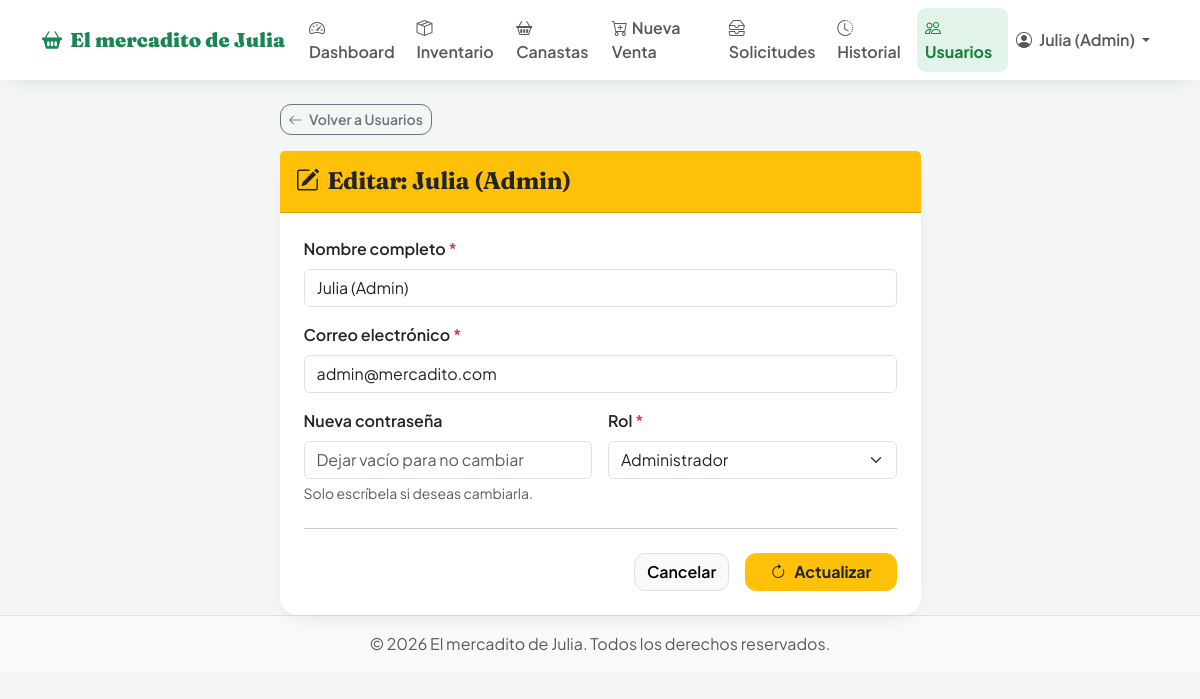
Screenshot of /modulos/usuarios/editar.php?id=2 (signed in) with the database file from the repository.
### tables this page shows
CREATE TABLE `usuarios` (
  `id` int(11) NOT NULL AUTO_INCREMENT,
  `nombre` varchar(100) NOT NULL,
  `correo` varchar(100) NOT NULL,
  `password` varchar(255) NOT NULL,
  `rol` varchar(20) NOT NULL DEFAULT 'vendedor',
  `creado_en` timestamp NOT NULL DEFAULT current_timestamp(),
  PRIMARY KEY (`id`),
  UNIQUE KEY `correo` (`correo`)
);

### modulos/usuarios/editar.php (the view, shortened to what this page needs)
<?php
require_once '../../config/conexion.php';
$id = (int)$_GET['id'];
try {
    $stmt = $pdo->prepare("SELECT id, nombre, correo, rol FROM usuarios WHERE id = :id");
    $stmt->execute([':id' => $id]);
    $usuario = $stmt->fetch();
} catch (\PDOException $e) {
    morir_con_error('usuarios.editar.cargar', $e);
}
require_once '../../includes/header.php';
?>
<div class="row justify-content-center">
    <div class="col-md-7">
        <div class="mb-3">
            <a href="index.php" class="btn btn-sm btn-outline-secondary">
                <i class="bi bi-arrow-left me-1"></i> Volver a Usuarios
            </a>
        </div>
        <div class="card shadow-sm border-0">
            <div class="card-header bg-warning text-dark py-3">
                <h4 class="mb-0 fw-bold"><i class="bi bi-pencil-square me-2"></i>Editar: <?= htmlspecialchars($usuario['nombre']); ?></h4>
            </div>
            <div class="card-body p-4">
                <form method="POST" action="editar.php?id=<?= $id; ?>">
                    <div class="mb-3">
                        <label class="form-label fw-semibold">Nombre completo <span class="text-danger">*</span></label>
                        <input type="text" class="form-control" name="nombre" value="<?= htmlspecialchars($usuario['nombre']); ?>" required>
                    </div>
                    <div class="mb-3">
                        <label class="form-label fw-semibold">Correo electrónico <span class="text-danger">*</span></label>
                        <input type="email" class="form-control" name="correo" value="<?= htmlspecialchars($usuario['correo']); ?>" required>
                    </div>
                    <div class="row g-3">
                        <div class="col-md-6">
                            <label class="form-label fw-semibold">Nueva contraseña</label>
                            <input type="password" class="form-control" name="password" minlength="6" placeholder="Dejar vacío para no cambiar">
                            <div class="form-text">Solo escríbela si deseas cambiarla.</div>
                        </div>
                        <div class="col-md-6">
                            <label class="form-label fw-semibold">Rol <span class="text-danger">*</span></label>
                            <select class="form-select" name="rol" required>
                                <option value="admin" <?= $usuario['rol'] === 'admin' ? 'selected' : ''; ?>>Administrador</option>
                            </select>
                        </div>
                    </div>
                    <hr class="my-4">
                    <div class="d-grid gap-2 d-md-flex justify-content-md-end">
                        <a href="index.php" class="btn btn-light border me-md-2">Cancelar</a>
                        <button type="submit" class="btn btn-warning px-4 text-dark fw-bold">
                            <i class="bi bi-arrow-clockwise me-2"></i>Actualizar
                        </button>
                    </div>
                </form>
            </div>
        </div>
    </div>
</div>
<?php require_once '../../includes/footer.php'; ?>

### includes/header.php (style rules this page uses)
:root { --jv-green:#16a34a; --jv-green-d:#15803d; --jv-ink:#1f2937; --jv-bg:#f3f6f4; }
body { font-family:'Plus Jakarta Sans',system-ui,sans-serif; background:var(--jv-bg) !important; color:var(--jv-ink); }
h1,h2,h3,h4,h5,.display-font { font-family:'Fraunces',Georgia,serif; letter-spacing:-.3px; }
.card { border:none; border-radius:18px; }
.shadow-sm { box-shadow:0 8px 22px -14px rgba(16,40,30,.22) !important; }
.btn { border-radius:11px; font-weight:600; }

### rows the page displays
usuarios: nombre "Julia (Admin)", correo "admin@mercadito.com", rol "Administrador"

### other values shown
$_SESSION['usuario_nombre'] "Julia (Admin)"
